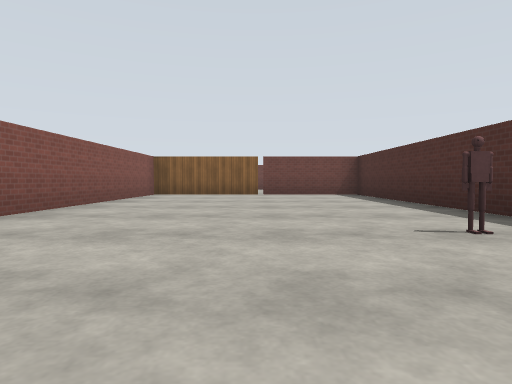
view 1 (above)

22 first-person views from a walk through a Gazebo world. The camera is 0.94 m above the floor, tilts 2° down and sees 75° across. The floor is counted in squares, 2.5 m on a side. Each view is taken from the middle of a square. On the plan, view 1 faces up. The plan holds only what a view shows up to about 9 squares ahead; the rest is blank. The place goes on beyond the plan. Gazebo's built-in surfaces are drawn with simple patterns. Some stock models are drawn as simple stand-ins.

view 2
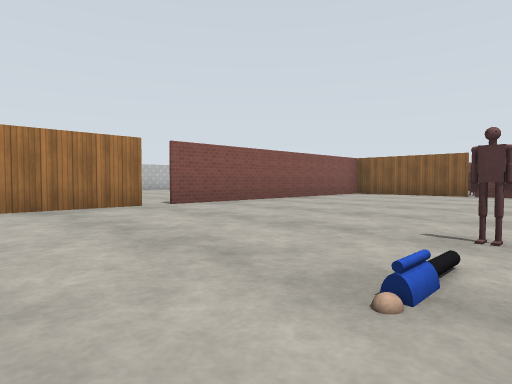

view 3
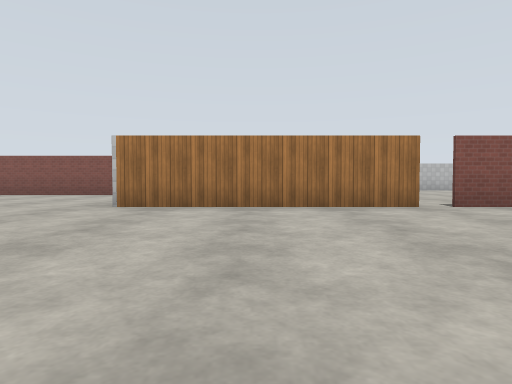

view 4
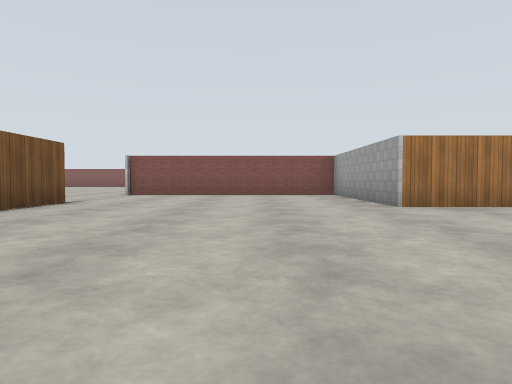

view 5
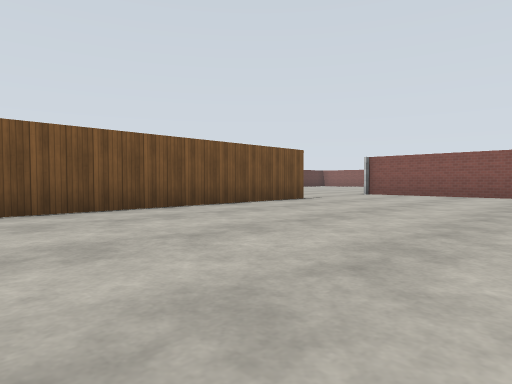

view 6
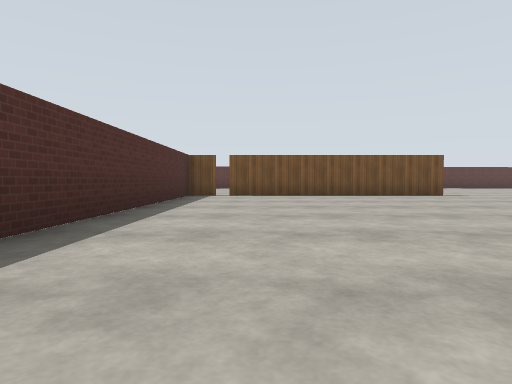

view 7
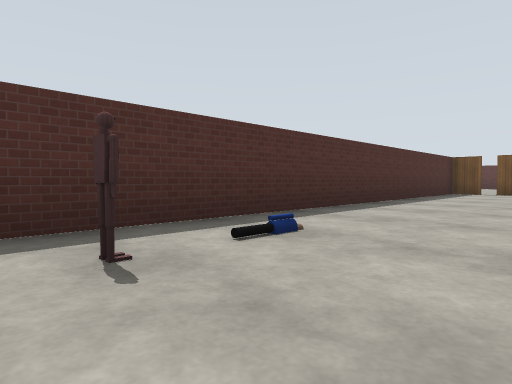

view 8
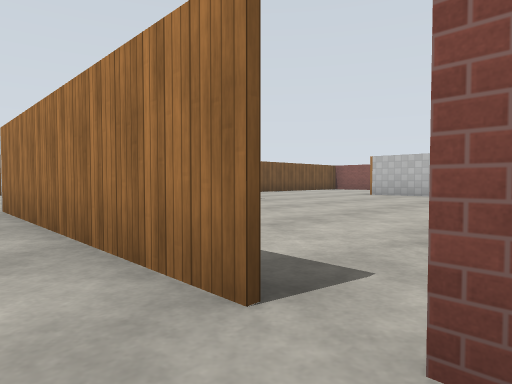

view 9
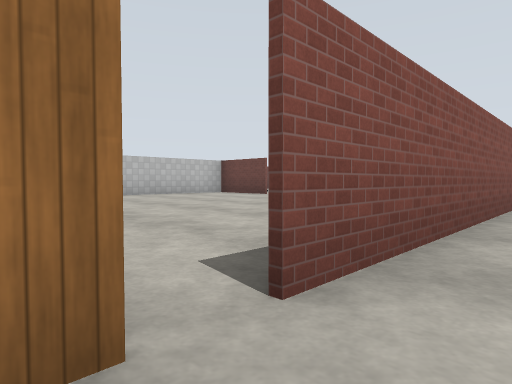

view 10
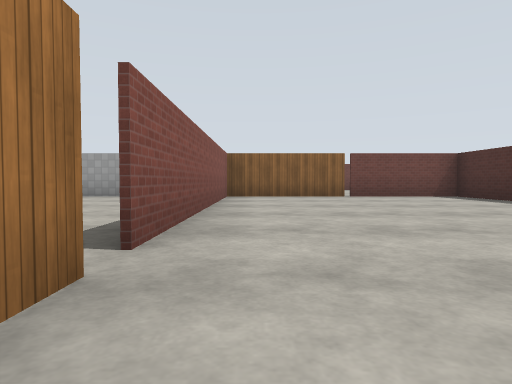

view 11
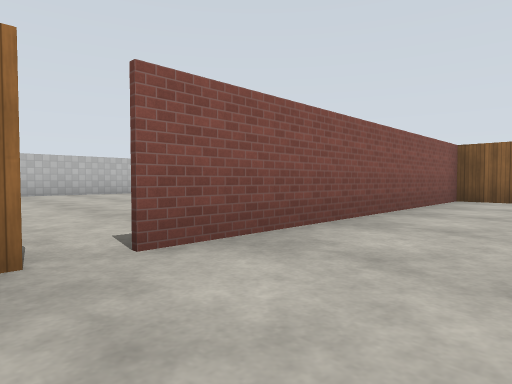

view 12
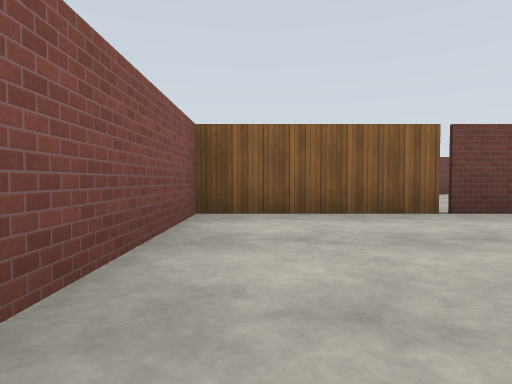

view 13
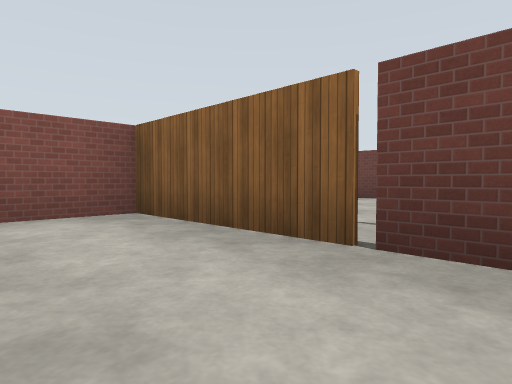

view 14
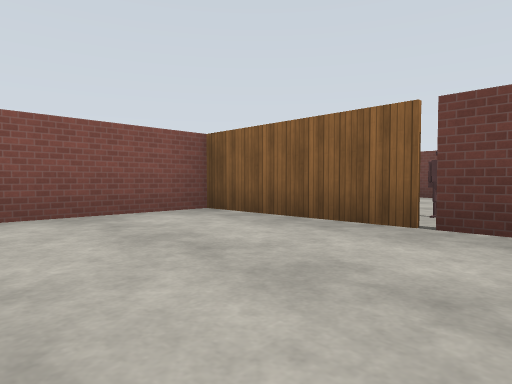

view 15
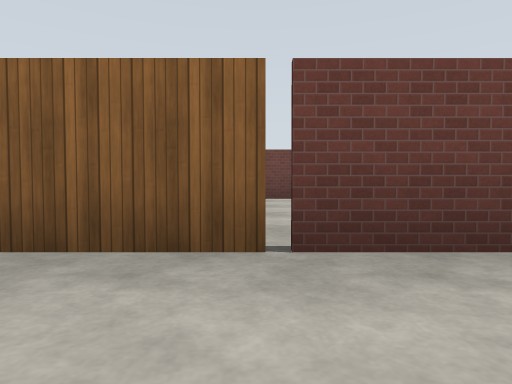

view 16
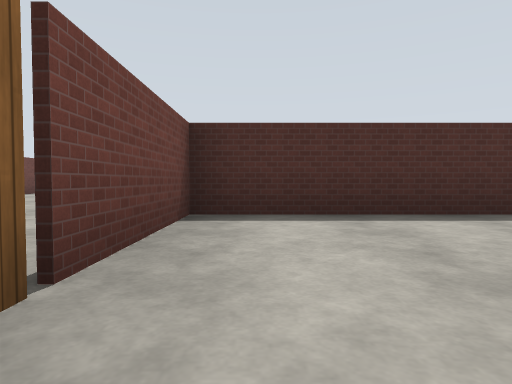

view 17
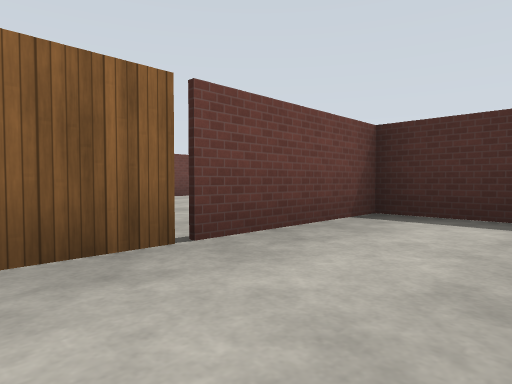

view 18
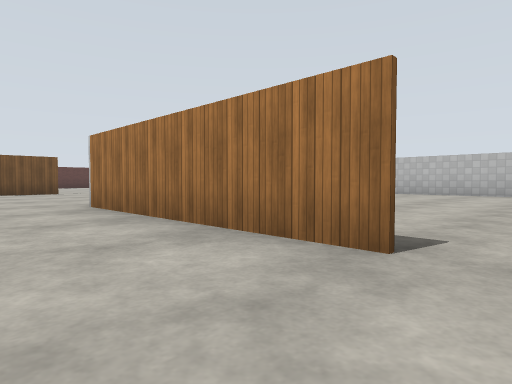

view 19
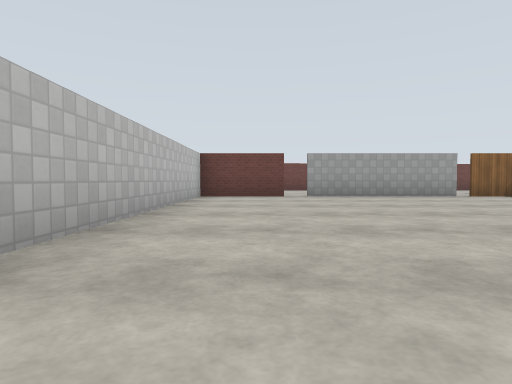

view 20
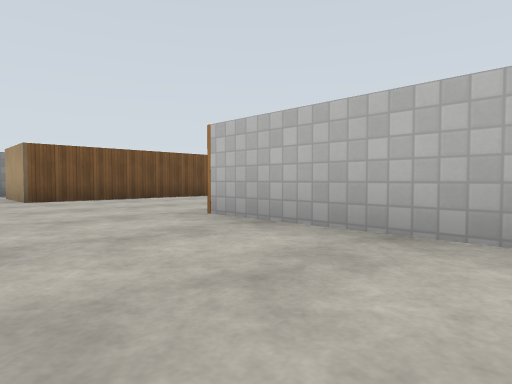

view 21
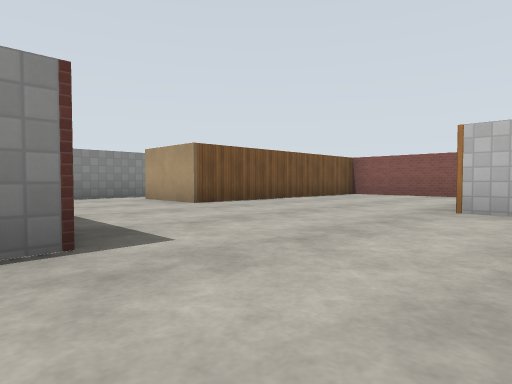

view 22
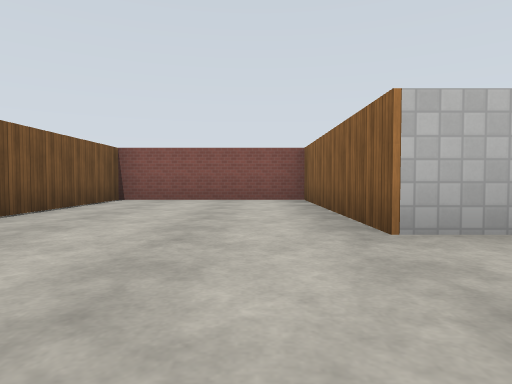

### Floor plan
Points are (right, up) in squares from view 1. A wall is a line through its corners. A room is listed if a view was taken in it or the views show most of it. See-through windows are left out.
Room 1 (views 1, 2, 3, 4, 5, 6, 7, 8, 9, 10, 11, 12, 13, 14, 15, 16, 17, 18)
walls: (1.9, -7.2) (2.6, -7.2) (2.6, 8.7) (-4, 8.7); (-3.6, -7.2) (1.8, -7.2); (-2.7, 2.4) (-2.7, -2) (-6.5, -2) (-6.5, -7.4); (-2.7, 8.7) (-2.7, 2.7)
ways out: gap at (-3, 2.5) to room 2
objects: person (2, 1); other object (2, 2)
Room 2 (views 19, 20, 21, 22)
walls: (-8.2, 8.7) (-10.3, 8.7) (-10.3, -1.1) (-14.4, -1.1) (-14.4, -4.6) (-9.2, -4.6) (-9.2, -6.4); (-4.2, 8.7) (-7.9, 8.7); (-9.8, -7.2) (-8, -7.2)
ways out: gap at (-3, 2.5) to room 1; opening at (-8, 9); gap at (-4, 9)

Positions as (right, up) in squares from view 1, and headings:
1: (0, 0), facing up
2: (2, 0), facing up-left
3: (2, 0), facing left
4: (2, -4), facing left
5: (2, -3), facing down-left
6: (1, 1), facing down
7: (0, 3), facing down-right
8: (-2, 3), facing down-left
9: (-2, 2), facing up-left
10: (-2, 1), facing up
11: (-1, 2), facing up-left
12: (-2, 5), facing up
13: (1, 7), facing up-left
14: (1, 6), facing up-left
15: (0, 7), facing up
16: (-1, 8), facing right
17: (-1, 7), facing up-right
18: (-1, 3), facing down-left
19: (-9, 1), facing up
20: (-8, 2), facing down-left
21: (-6, 0), facing down-left
22: (-8, -2), facing left
